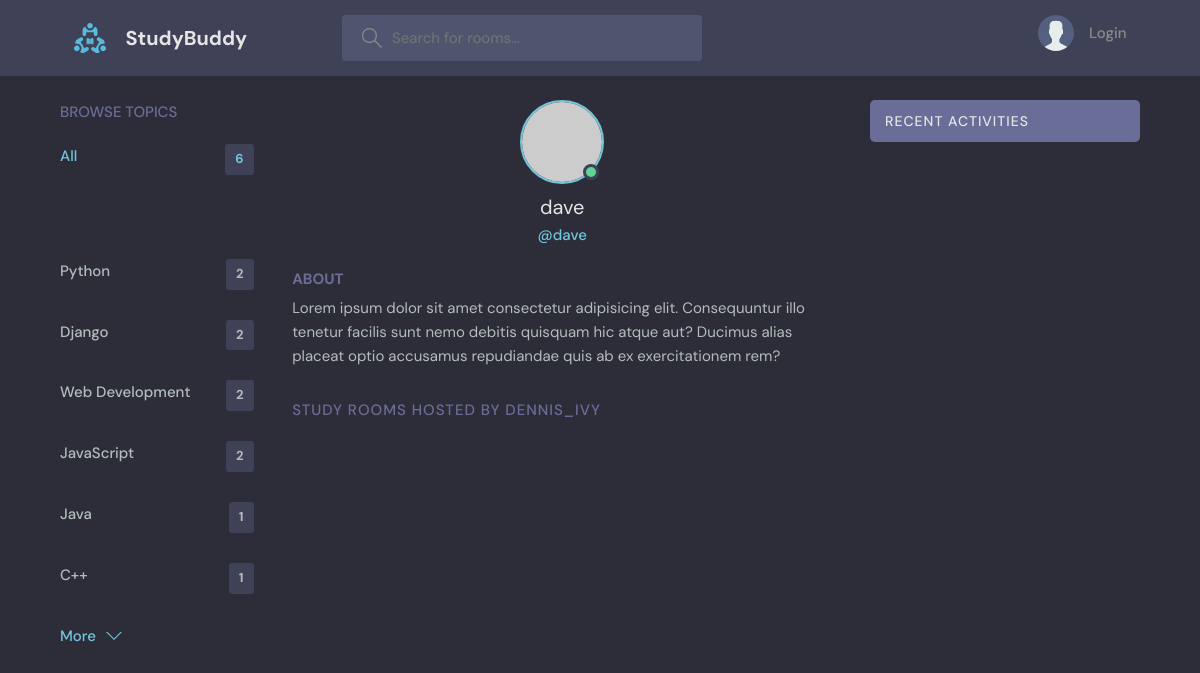
The page /profile/3 on the database its author committed.
### base/models.py (models this page shows, shortened)
class Topic(models.Model):
    name = models.CharField(max_length=200)

### base/views.py (the view)
# urls.py: path('profile/<str:pk>', views.userProfile, name="user-profile"),
def userProfile(request, pk):
    user = User.objects.get(id=pk)
    rooms = user.room_set.all()
    room_messages = user.message_set.all()
    topics = Topic.objects.all()
    context = {'user': user, 'rooms':rooms, 'room_messages': room_messages, 'topics':topics}
    return render(request, 'base/profile.html', context)

### base/templates/base/profile.html (shortened to what this page needs)
{% extends 'main.html' %}
{% block content %}
  <main class="profile-page layout layout--3">
    <div class="container">
      {% include 'base/topics_component.html' %}
      <div class="roomList">
        <div class="profile">
          <div class="profile__avatar">
            <div class="avatar avatar--large active">
              <img src="https://randomuser.me/api/portraits/men/11.jpg" />
            </div>
          </div>
          <div class="profile__info">
            <h3>{{user.username}}</h3>
            <p>@{{user.username}}</p>
          </div>
          <div class="profile__about">
            <h3>About</h3>
            <p>
              Lorem ipsum dolor sit amet consectetur adipisicing elit. Consequuntur illo tenetur
              facilis sunt nemo debitis quisquam hic atque aut? Ducimus alias placeat optio
              accusamus repudiandae quis ab ex exercitationem rem?
            </p>
          </div>
        </div>
        <div class="roomList__header">
          <div>
            <h2>Study Rooms Hosted by dennis_ivy</a>
            </h2>
          </div>
        </div>
      </div>
       {% include 'base/activity_component.html' %}
  </main>
  {% endblock content  %}

### base/templates/base/topics_component.html (shortened to what this page needs)
<div class="topics">
          <div class="topics__header">
            <h2>Browse Topics</h2>
          </div>
          <ul class="topics__list">
            <li>
              <a href="{% url 'home' %}" class="active">All <span>{{topics.count}}</span>
            </li>
            {% for topic in topics %}
            <li>
              <a href="{% url 'home' %}?q={{topic.name}}">{{topic.name}} <span>{{topic.room_set.all.count}}</span></a>
            </li>
            {% endfor %}
          <a class="btn btn--link" href="{% url 'topics' %}">
            More
            <svg version="1.1" xmlns="http://www.w3.org/2000/svg" width="32" height="32" viewBox="0 0 32 32">
              <title>chevron-down</title>
              <path d="M16 21l-13-13h-3l16 16 16-16h-3l-13 13z"></path>
            </svg>
          </a>
        </div>

### static/styles/style.css (style rules this page uses)
:root { --color-main: #71c6dd; --color-main-light: #e1f6fb; --color-dark: #3f4156; --color-dark-medium: #51546e; --color-dark-light: #696d97; --color-light: #e5e5e5; --color-gray: #8b8b8b; --color-light-gray: #b2bdbd; --color-bg: #2d2d39; --color-success: #5dd693; --color-error: #fc4b0b; }
* { font-family: "DM Sans", -apple-system, BlinkMacSystemFont, "Segoe UI", Roboto, Oxygen, Ubuntu, Cantarell, "Open Sans", "Helvetica Neue", sans-serif; margin: 0; padding: 0; box-sizing: border-box; text-rendering: optimizeLegibility; font-size: inherit; }
html { font-size: 56.25%; }
@media only screen and (min-width: 1200px) { html { font-size: 62.5%; } }
body { line-height: 1.6; font-weight: 400; font-size: 1.5rem; color: var(--color-light-gray); background-color: var(--color-bg); min-height: 100vh; }
img { width: 100%; }
a { display: inline-block; color: var(--color-main); text-decoration: none; }
.container { max-width: 120rem; width: 90%; margin: auto; }
.btn { background-color: transparent; border: none; display: inline-flex; align-items: center; gap: 1rem; cursor: pointer; transition: all ease-in-out 0.3s; padding: 1rem 2rem; border-radius: 5px; box-shadow: 1px 1px 3px 1px rgba(0, 0, 0, 0.15); font-weight: 500; }
.btn--link { border-radius: 0; padding: 0; color: var(--color-main); box-shadow: none; }
.btn > svg { fill: currentColor; width: 1.6rem; height: 1.6rem; }
.avatar { position: relative; display: inline-block; border-radius: 50%; border: 2px solid var(--color-main); }
.avatar img { display: block; border-radius: 50%; object-fit: cover; object-position: center; }
.avatar::after { content: ""; display: block; position: absolute; background-color: var(--color-gray); z-index: 111; border-radius: 50%; border: 0.3rem solid var(--color-dark); }
.avatar.active::after { background-color: var(--color-success); }
.avatar.avatar--large img { display: block; width: 8rem; height: 8rem; border-radius: 50%; }
.avatar.avatar--large:after { width: 1rem; height: 1rem; bottom: 2px; right: 3.5px; }
.layout { margin-top: 2.4rem; }
.layout > .container { display: flex; justify-content: space-between; align-items: flex-start; }
.layout--3 > .container > div:first-child { flex-basis: 18%; max-width: 22.5rem; }
.layout--3 > .container > div:nth-child(2) { flex-basis: 50%; }
.topics__header { margin-bottom: 2rem; }
.topics__header h2 { text-transform: uppercase; font-weight: 500; color: var(--color-dark-light); }
.topics__list { list-style: none; }
.topics__list li a { display: flex; justify-content: space-between; margin-bottom: 3rem; font-weight: 500; color: var(--color-light-gray); transition: all 0.3s ease-in-out; }
.topics__list li a.active, .topics__list li a:hover { color: var(--color-main); }
.topics__list li a span { padding: 0.5rem 1rem; background-color: var(--color-dark); border-radius: 3px; font-size: 1.3rem; font-weight: 700; letter-spacing: 1px; }
.roomList__header { display: flex; justify-content: space-between; align-items: center; margin-bottom: 2.4rem; }
.roomList__header h2 { text-transform: uppercase; font-weight: 500; color: var(--color-light); letter-spacing: 1px; }
.profile { margin-bottom: 3rem; }
.profile__avatar { text-align: center; }
.profile__info { text-align: center; }
.profile__info h3 { font-size: 2rem; color: var(--color-light); font-weight: 400; }
.profile__info p { color: var(--color-main); font-weight: 500; margin-bottom: 1rem; }
.profile__about { margin-top: 2rem; }
.profile__about h3 { text-transform: uppercase; color: var(--color-dark-light); margin-bottom: 0.5rem; }
.profile-page .roomList__header { margin-bottom: 1.5rem; }
.profile-page .roomList__header h2 { color: var(--color-dark-light); }

### rows shown on the page
Topic: name "Python", room_set.all.count "2"
Topic: name "Django", room_set.all.count "2"
Topic: name "Web Development", room_set.all.count "2"
Topic: name "JavaScript", room_set.all.count "2"
Topic: name "Java", room_set.all.count "1"
Topic: name "C++", room_set.all.count "1"

### other values the page prints
{{ topics.count }} "6"
{{ user.username }} "dave"
